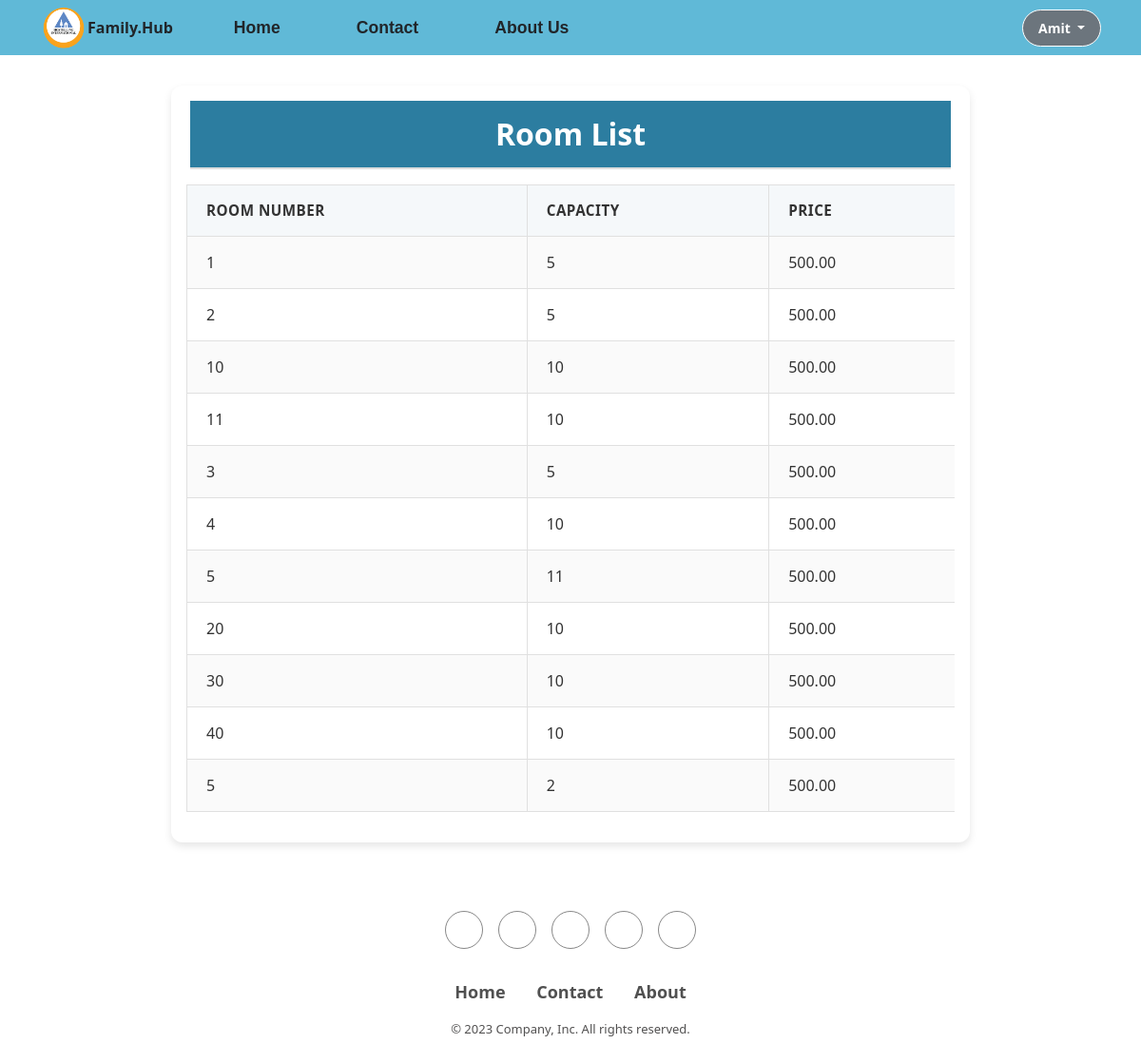
The app's page /rooms/ (signed in) with its own data.
### home/models.py (models this page shows, shortened)
class Room(models.Model):
    room_number = models.CharField(max_length=50)
    capacity = models.IntegerField()
    price = models.DecimalField(max_digits=10, decimal_places=2, default=500)

### home/views.py (the view)
# urls.py: path("rooms/", views.room_list, name="room_list"),
@login_required
def room_list(request):
    Rooms = Room.objects.all()
    return render(request, "room_list.html", {"Rooms": Rooms})

### templates/room_list.html (shortened to what this page needs)
{% extends 'layout/base.html' %}
{% load static %}
{% block content %}
<div id="container">
    <h2 class="mx-1">Room List</h2>
    <table>
        <tr>
            <th>Room Number</th>
            <th>Capacity</th>
            <th>Price</th>
        </tr>
        {% for room in Rooms %}
        <tr>
            <td>{{ room.room_number }}</td>
            <td>{{ room.capacity }}</td>
            <td>{{ room.price }}</td>
        </tr>
        {% endfor %}
    </table>
</div>
{% endblock content %}

### templates/components/navbar.html (shortened to what this page needs)
{% load static %}
<header class="p-1" id="navbar">
    <div class="container">
        <div class="d-flex flex-wrap align-items-center justify-content-center justify-content-lg-start">
            <img class="logo" src="{% static '/images/logo2.png' %}" style="width: 50px; height: 50px;" alt="">
            <a class="navbar-brand" href="#">
                <b>Family.Hub</b>
            </a>
            <ul class="nav col-12 col-lg-auto me-lg-auto mb-2 justify-content-center mb-md-0">
                <li><a href="{% url 'home' %}" class="nav-link active px-3 text-dark">Home</a></li>
                <li><a href="{% url 'contact' %}" class="nav-link px-3 text-dark">Contact</a></li>
                <li><a href="{% url 'about' %}" class="nav-link px-3 text-dark">About Us</a></li>
            </ul>
            <div class="text-end">
                {% if user.is_authenticated %}
                <div class="dropdown open">
                    <a class="btn btn-secondary dropdown-toggle" type="button" id="triggerId" data-bs-toggle="dropdown"
                        aria-haspopup="true" aria-expanded="false">
                        {{user.username|title}}
                    </a>
                </div>
                {% else %}
                <a href="{% url 'login' %}" class="btn  me-2">Login</a>
                <a href="{% url 'register' %}" class="btn btn-warning">Register</a>
                {% endif %}
            </div>
        </div>
    </div>
</header>

### templates/room_list.html (style rules this page uses)
#container { background-color: #ffffff; width: 70%; margin: 2rem auto; box-shadow: 0 4px 8px rgba(0, 0, 0, 0.1); border-radius: 12px; overflow: hidden; padding: 1rem; }
h2 { text-align: center; font-size: 2rem; color: #fff; font-weight: bold; background-color: #2c7da0; margin: 0; padding: 1rem 0; border-bottom: 2px solid #ddd; }
table { width: 100%; border-collapse: collapse; margin: 1rem 0; box-sizing: border-box; }
th, td { padding: 15px 20px; text-align: left; border: 1px solid #e0e0e0; color: #333; }
th { background-color: #f5f8fa; text-transform: uppercase; font-size: 0.95rem; font-weight: 600; letter-spacing: 0.5px; }
tr:nth-child(even) { background-color: #fafafa; }
td { font-size: 1rem; }
td, th { border-right: 1px solid #e0e0e0; }
td:last-child, th:last-child { border-right: none; }

### templates/components/navbar.html (style rules this page uses)
#navbar { background-color: rgba(27, 155, 198, 0.693); }
.nav-link { font-size: 1.1rem; margin-left: 3rem; font-family: sans-serif; font-weight: bold; }
.text-end .btn { border: 1px solid #ffffff; color: #ffffff; font-size: 14px; font-weight: bold; padding: 0.5rem 1rem; border-radius: 50px; text-transform: capitalize; }

### records on screen
Room: room_number "1", capacity "5", price "500.00"
Room: room_number "2", capacity "5", price "500.00"
Room: room_number "10", capacity "10", price "500.00"
Room: room_number "11", capacity "10", price "500.00"
Room: room_number "3", capacity "5", price "500.00"
Room: room_number "4", capacity "10", price "500.00"
Room: room_number "5", capacity "11", price "500.00"
Room: room_number "20", capacity "10", price "500.00"
Room: room_number "30", capacity "10", price "500.00"
Room: room_number "40", capacity "10", price "500.00"
Room: room_number "5", capacity "2", price "500.00"

### other values on screen
{{ user.username|title }} "Amit"
